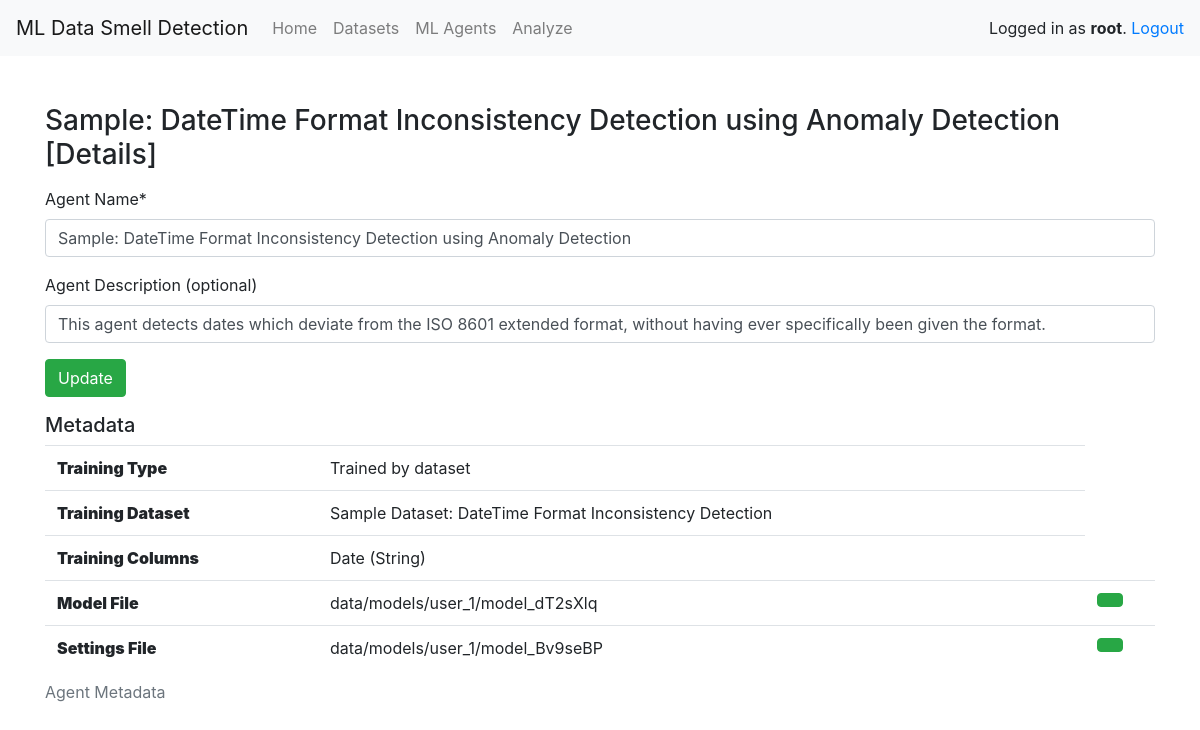
The page /agents/8 (signed in) on the database its author committed.
### main/models.py (models this page shows, shortened)
class Agent(models.Model):
    name = models.CharField(max_length=255)
    description = models.TextField(null=True)
    agent_type = models.ForeignKey(AgentType, unique=False, on_delete=models.RESTRICT, null=True)
    user = models.ForeignKey(User, unique=False, on_delete=models.CASCADE, null=True)
    dataset = models.ForeignKey(Dataset, unique=False, on_delete=models.RESTRICT, null=True)
    external_set_key = models.CharField(max_length=255, null=True)
    external_prepared = models.BooleanField(null=True, default=False)
    iterations = models.IntegerField(default=0)
    model = models.FileField(upload_to=user_model_directory_path, null=True)
    settings = models.FileField(upload_to=user_model_directory_path, null=True)

class Dataset(models.Model):
    name = models.CharField(max_length=255)
    description = models.TextField(null=True)
    upload = models.FileField(upload_to=user_directory_path)
    col_length = models.IntegerField(null=True)
    row_length = models.IntegerField(null=True)
    user = models.ForeignKey(User, unique=False, on_delete=models.CASCADE, null=True)

### main/views_agents.py (the view)
# urls.py: path('agents/<int:id>', views_agents.edit_agent, name='edit_agent'),
def edit_agent(request, id=1):
    if not request.user.is_authenticated:
        return redirect('/user/login')
    agent = safe_get(Agent, id=id)
    if not agent:
        messages.add_message(request, messages.ERROR, "Could not find agent.")
        return redirect('/agents')
    if not agent.user == request.user:
        messages.add_message(request, messages.ERROR, StringUtility.ERR_UNAUTHORIZED("agent"))
        return redirect('/agents')
    if request.method != "POST":
        form = EditAgentForm(instance=agent)
        columns = AgentColumn.objects.filter(agent=agent)
        cols = ", ".join([x.name + " (" + x.dtype + ")" for x in columns])
        return render(request, 'main/editagent.html', {"username": request.user.username, "agent": agent,
                        "form": form, "columns": cols})
    form = EditAgentForm(request.POST, instance=agent)
    if form.is_valid:
        form.save()
        return redirect('/agents')

### main/forms.py
class EditAgentForm(forms.ModelForm):
    name = forms.CharField(label="Agent Name")
    description = forms.CharField(label="Agent Description (optional)", required=False)
    class Meta:
        model = Agent
        fields = ["name", "description"]

### main/utility/DatabaseUtility.py (called while the page is built)
def safe_get(model, *args, **kwargs):
    try:
        return model.objects.get(*args, **kwargs)
    except model.DoesNotExist:
        return None

### main/templates/main/editagent.html (shortened to what this page needs)
{% extends "main/baseloggedin.html" %}
{% load crispy_forms_tags %}
{% block content %}
<div class="container pt-5">
    <h3 class="mb-3">{{agent.name}} [Details]</h3>
    <form method="POST" action="/agents/{{agent.id}}">
        {{ form|crispy }}
        <button type="submit" class="btn btn-success">Update</button>
    </form>
    <h5>Metadata</h5>
    <table class="table">
        <caption>Agent Metadata</caption>
        <tr>
            <th scope="row"><strong>Training Type</th>
            {% if agent.settings %} <td> Trained by dataset </td>
            {% elif agent.external_prepared %} <td> External Training File </td>
            {% else %} <td> Agent not trained yet </td>
            {% endif %}
        </tr>
        {% if agent.dataset %}
        <tr>
            <th scope="row"><strong>Training Dataset</strong></th>
            <td> {{agent.dataset.name}} </td>
        </tr>
        <tr>
            <th scope="row"><strong>Training Columns</strong></th>
            <td> {{ columns }}</td>
        </tr>
        {% endif %}
        {% if agent.model %}
        <tr>
            <th scope="row"><strong>Model File</strong></th>
            <td> {{ agent.model.name }}</td>
            <td style="width: 70px;"><a href="/download_model/{{agent.id}}"><button class="btn btn-success"></button></a></td>
        </tr>
        {% endif %}
        {% if agent.settings %}
        <tr>
            <th scope="row"><strong>Settings File</strong></th>
            <td> {{agent.settings.name}} </td>
            <td style="width: 70px;"><a href="/download_settings/{{agent.id}}"><button class="btn btn-success"></button></a></td>
        </tr>
        {% endif %}
    </table>
</div>
{% endblock %}

### main/templates/main/baseloggedin.html (shortened to what this page needs)
{% load crispy_forms_tags %}
<html lang="en">
<head>
    <link rel="stylesheet" href="https://cdn.jsdelivr.net/npm/bootstrap@4.6.0/dist/css/bootstrap.min.css"
>
    <link href="https://cdnjs.cloudflare.com/ajax/libs/open-iconic/1.1.1/font/css/open-iconic-bootstrap.min.css"
        rel="stylesheet">
</head>
<body>
    <nav class="navbar navbar-expand-lg navbar-light bg-light">
        <span class="navbar-brand">ML Data Smell Detection</span>
        <div class="collapse navbar-collapse" id="navbarNavAltMarkup">
            <div class="navbar-nav">
                <a class="nav-item nav-link" href="/">Home</a>
                <a class="nav-item nav-link" href="/datasets">Datasets</a>
                <a class="nav-item nav-link" href="/agents">ML Agents</a>
                <a class="nav-item nav-link" href="/analyze">Analyze</a>
            </div>
        </div>
        <ul class="navbar-nav ml-auto">
            <li>Logged in as <strong>{{ username }}</strong>. <a href="/user/logout">Logout</a></li>
        </ul>
    </nav>
    {% block content %}{% endblock %}
</body>
</html>

### rows shown on the page
Agent: name "Sample: DateTime Format Inconsistency Detection using Anomaly Detection", description "This agent detects dates which deviate from the ISO 8601 extended format, without having ever specifically been given the format.", dataset.name "Sample Dataset: DateTime Format Inconsistency Detection", model.name "data/models/user_1/model_dT2sXlq", settings.name "data/models/user_1/model_Bv9seBP"

### other values the page prints
{{ username }} "root"
{{ columns }} "Date (String)"
